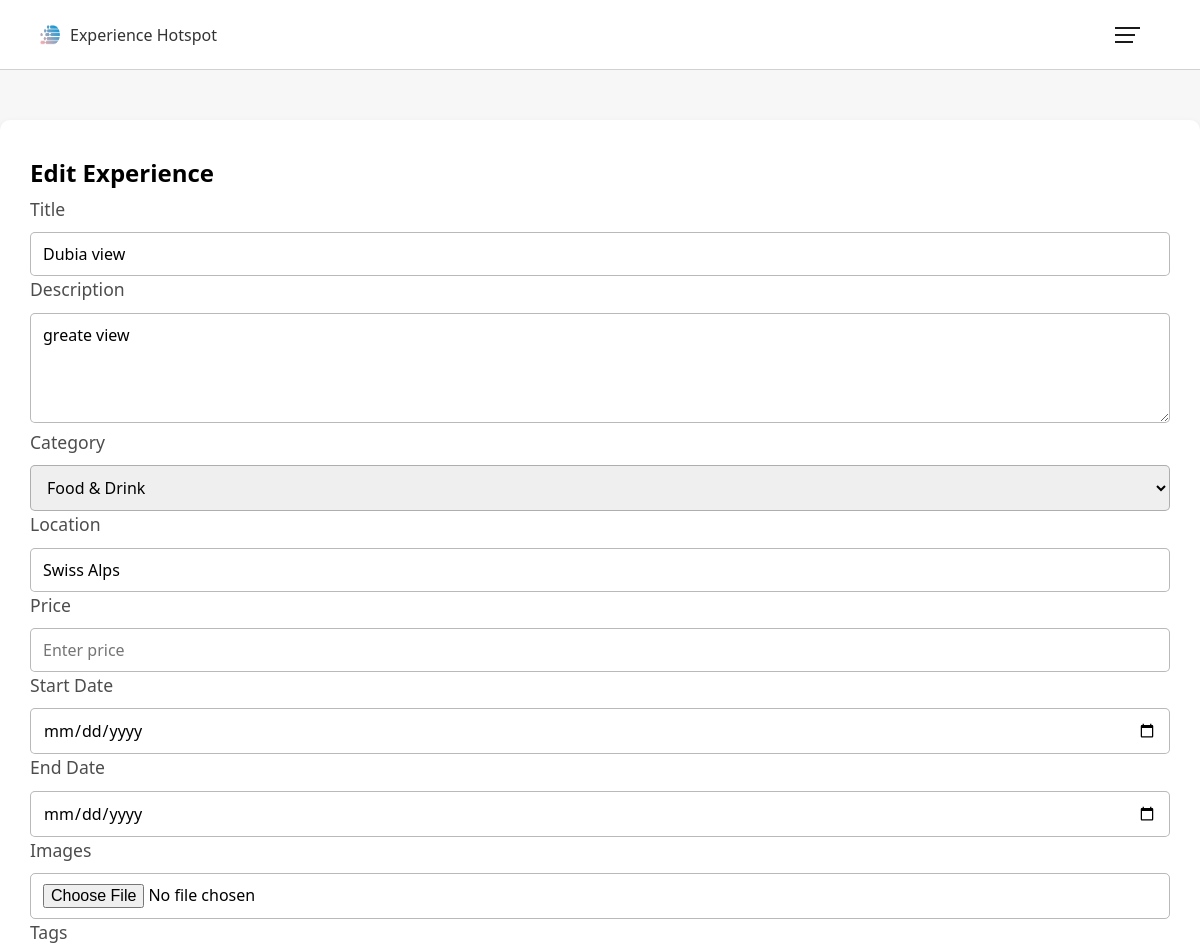
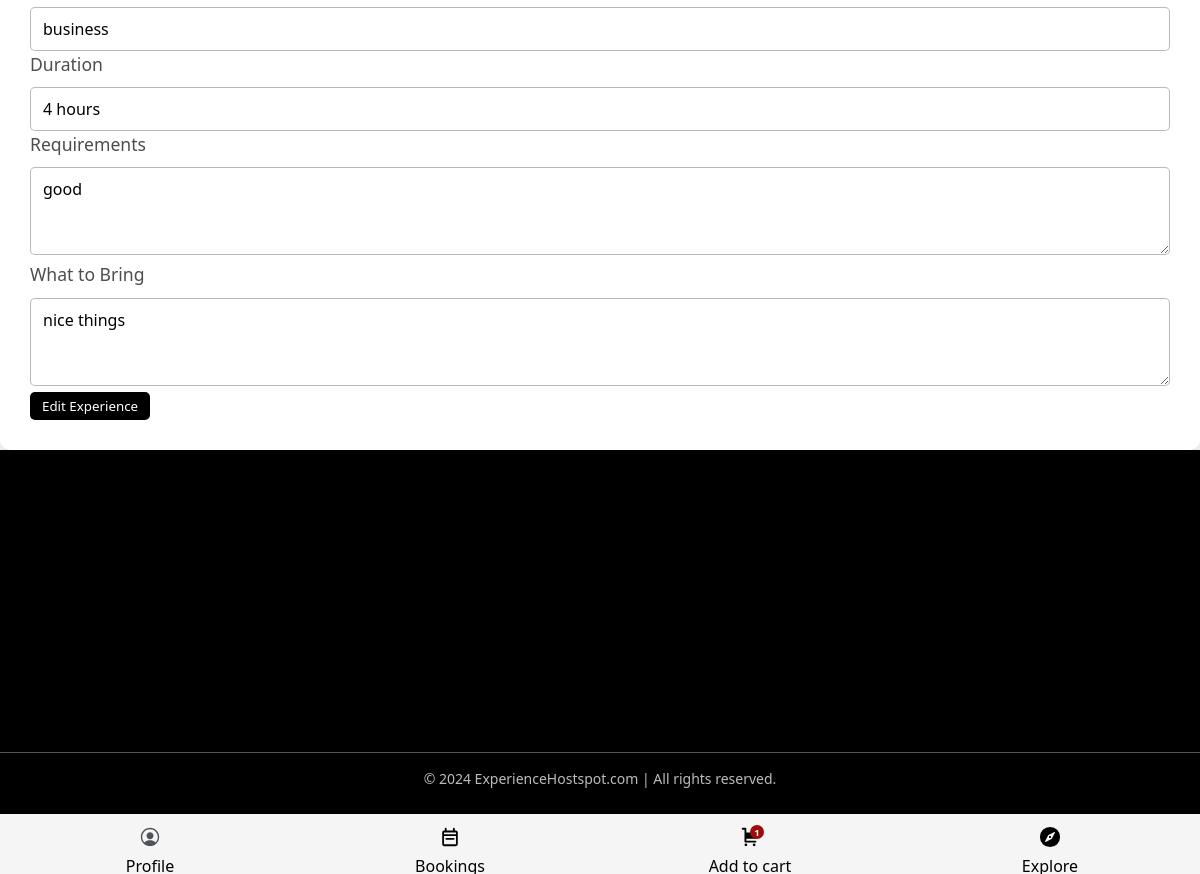
Page /vendor/vendor_edit/Dubia view/ (signed in) on the committed database (2 pictures, top to bottom).
### base/models.py (models this page shows, shortened)
class Experience(models.Model):
    CATEGORY_CHOICES = [
        ('adventure_outdoor', 'Adventure & Outdoor'),
        ('cultural_historical', 'Cultural & Historical'),
        ('food_drink', 'Food & Drink'),
        ('wellness_relaxation', 'Wellness & Relaxation'),
        ('entertainment_shows', 'Entertainment & Shows'),
        ('workshops_learning', 'Workshops & Learning'),
        ('nature_wildlife', 'Nature & Wildlife'),
        ('water_activities', 'Water Activities'),
        ('romantic_special', 'Romantic & Special Occasions'),
        ('family_friendly', 'Family-Friendly'),
        ('luxury_experiences', 'Luxury Experiences'),
        ('seasonal_holiday', 'Seasonal & Holiday'),
    ]
    title = models.CharField(max_length=255)
    description = models.TextField()
    category = models.CharField(max_length=50, choices=CATEGORY_CHOICES)
    location = models.CharField(max_length=255)
    private_group_price = models.DecimalField(max_digits=10, decimal_places=2, blank=True, null=True)
    private_group_max_guests = models.PositiveIntegerField(default=10)  # Number of guests for private group pricing
    price_per_guest = models.DecimalField(max_digits=10, decimal_places=2, blank=True, null=True)  # Price per guest
    discount_price = models.DecimalField(max_digits=10, decimal_places=2, blank=True, null=True)  # Discount price (if applicable)
    extra_services = models.JSONField(blank=True, null=True)  # Store extra services and prices in JSON format
    available_slots = models.IntegerField(blank=True, null=True)
    calendar_view = models.JSONField(blank=True, null=True)  # Visual representation of available time slots
    sessions_per_day = models.PositiveIntegerField(default=1)  # Number of sessions per day
    min_guests = models.PositiveIntegerField(default=1)  # Minimum number of guests
    max_guests = models.PositiveIntegerField(default=20)  # Maximum number of guests
    created_at = models.DateTimeField(auto_now_add=True)
    updated_at = models.DateTimeField(auto_now=True)
    vendor = models.ForeignKey('VendorProfile', on_delete=models.CASCADE, related_name='experiences')
    vendor_user = models.ForeignKey('UserProfile', on_delete=models.CASCADE, null=True)
    guest = models.IntegerField(default=0)
    images = models.ImageField(upload_to='experience_images/', null=True, blank=True)  # Image upload
    videos = models.FileField(upload_to='experience_videos/', null=True, blank=True)  # Vendor video upload
    tags = models.CharField(max_length=255, blank=True)  # Comma-separated tags for searching/filtering
    rating = models.DecimalField(max_digits=3, decimal_places=2, default=0.0)  # Average rating
    is_featured = models.BooleanField(default=False)  # Flag for featured experiences
    duration = models.CharField(max_length=50)  # Duration of the experience (e.g., "3 hours", "2 days")
    requirements = models.TextField(blank=True)  # Optional special requirements
    what_to_bring = models.TextField(blank=True)  # Optional list of recommended things to bring
    paypal = models.ForeignKey('Vendorpaypal', on_delete=models.CASCADE, null=True, blank=True)

### Vendors/views.py (the view, shortened to what this page needs)
# urls.py: path('vendor_edit/<str:title>/',views.vendor_edit,name="vendor_edit"),
@login_required(login_url='signin')
def vendor_edit(request,title):
    if Experience.objects.filter(vendor__user=request.user).exists():
        edit = get_object_or_404(Experience,title=title,vendor__user=request.user)
        print(edit.category)
        categories = Experience.CATEGORY_CHOICES
        context = {
            'edit':edit,
            'categories':categories
        }
        return render (request, 'vendor/vendor-edit.html',context)

### base/templates/vendor/vendor-edit.html (shortened to what this page needs)
{% extends "base.html" %}
{% load static %}
{% block context %}
<!DOCTYPE html>
<html lang="en">
<head>
</head>
<body>
<div class="container">
    <div class="row justify-content-center">
        <div class="col-md-8">
            <div class="form-container">
                <h2 class="text-center mb-4">Edit Experience</h2>
                <form method="post" enctype="multipart/form-data">
                    <div class="mb-3">
                        <label for="title" class="form-label">Title</label>
                        <input type="text" class="form-control" id="title" value="{{edit.title}}" name="title" placeholder="Enter experience title" required>
                    </div>
                    <div class="mb-3">
                        <label for="description" class="form-label">Description</label>
                        <textarea class="form-control" id="description" value="{{edit.description}}" name="description" rows="4" placeholder="Describe the experience" required>{{ edit.description }}</textarea>
                    </div>
                    <div class="mb-3">
                        <label for="category" class="form-label">Category</label>
                        <select class="form-select" id="category" name="category" required>
                            {% for key, value in categories %}
                                <option value="{{ key }}" {% if key == edit.category %}selected{% endif %}>{{ value }}</option>
                            {% endfor %}
                        </select>
                    </div>
                    <div class="mb-3">
                        <label for="location" class="form-label">Location</label>
                        <input type="text" class="form-control" id="location" value= "{{edit.location}}" name="location" placeholder="Enter location" required>
                    </div>
                    <div class="mb-3">
                        <label for="price" class="form-label">Price</label>
                        <input type="number" class="form-control" id="price" value= "{{edit.price}}" name="price" step="0.01" placeholder="Enter price" required>
                    </div>
                    <div class="mb-3">
                        <label for="start_date" class="form-label">Start Date</label>
                        <input type="date" class="form-control" id="start_date" value= "{{edit.start_date}}" name="start_date" required>
                    </div>
                    <div class="mb-3">
                        <label for="end_date" class="form-label">End Date</label>
                        <input type="date" class="form-control" id="end_date" value="{{edit.end_date}}" name="end_date" required>
                    </div>
                    <div class="mb-3">
                        <label for="images" class="form-label">Images</label>
                        <input type="file" class="form-control" id="images" value="{{edit.images.url}}" required name="images">
                    </div>
                    <div class="mb-3">
                        <label for="tags" class="form-label">Tags</label>
                        <input type="text" class="form-control" id="tags" value="{{edit.tags}}" name="tags" placeholder="Enter comma-separated tags">
                    </div>
                    <div class="mb-3">
                        <label for="duration" class="form-label">Duration</label>
                        <input type="text" class="form-control" id="duration" value="{{edit.duration}}" name="duration" placeholder="e.g., 3 hours, 2 days" required>
                    </div>
                    <div class="mb-3">
                        <label for="requirements" class="form-label">Requirements</label>
                        <textarea class="form-control" id="requirements"  name="requirements" rows="3" placeholder="Enter any special requirements">{{edit.requirements}}</textarea>
                    </div>
                    <div class="mb-3">
                        <label for="what_to_bring" class="form-label">What to Bring</label>
                        <textarea class="form-control" id="what_to_bring"   name="what_to_bring" rows="3" placeholder="List things to bring">{{edit.what_to_bring}}</textarea>
                    </div>
                    <div class="d-grid gap-2">
                        <button type="submit" class="btn btn-black">Edit Experience</button>
                    </div>
                </form>
            </div>
        </div>
    </div>
</div>
</body>
</html>
{% endblock context %}

### base/static/css/style.css (style rules this page uses)
* { box-sizing: border-box; }
:root { --font-family: system-ui, -apple-system, BlinkMacSystemFont, 'Segoe UI', Roboto, Oxygen, Ubuntu, Cantarell, 'Open Sans', 'Helvetica Neue', sans-serif; --bg-clr : #7c89f1; --logo-clr: #5172bb; --outline-clr : #a492de; --btn-clr : #7138ff; --variant-clr : #217ef7; --light-text-clr : hsl(0,0%,98%); }
html { scroll-behavior: smooth; }
body { margin : 0; padding : 0; font-family: var(--font-family); line-height: 1.5; }
button, input, select, textarea { border : none; font-family: var(--font-family); }
button { cursor: pointer; -webkit-tap-highlight-color: transparent; }
h2,h3,h4,p { margin :5px 0; }
.form-container { border-radius: 10px; overflow: hidden; }
.form-label { font-weight: 500; color : hsl(0,0%,30%); font-size: 1.1rem; width : fit-content; margin-bottom: 0px; }
.form-control, .form-select { width : 100%; padding : 10px 12px; font-size: 1rem; border : 1px solid hsla(0,0%,10%,.3); border-radius: 5px; margin-top: 10px; }
.btn { padding : 5px 12px; display: inline-block; border-radius: 5px; }
.btn-black { background-color: black; color: white; }

### base/templates/vendor/vendor-edit.html (style rules this page uses)
body { background-color: #f7f7f7; }
.form-container { background-color: white; border-radius: 10px; padding: 30px; margin-top: 50px; box-shadow: 0 4px 8px rgba(0, 0, 0, 0.1); }
.btn-black { background-color: black; color: white; border-radius: 5px; }
.form-label { font-weight: 500; }

### rows in the picture
Experience: title "Dubia view", description "greate view", category "Food & Drink", location "Swiss Alps", tags "business", duration "4 hours", requirements "good", what_to_bring "nice things"
